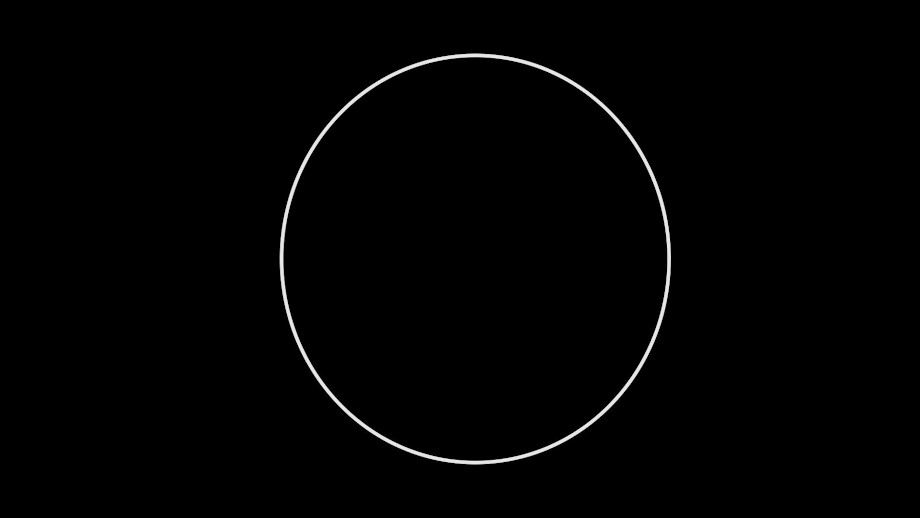
#> input picture python/machine_vision/lab5/lab5_circle.jpg, 920 x 518 px
$ python Lab5_simple.py   (older library calls are emulated)
#> lines starting #> are read from the running program, lines starting #| are printed output that depends on the picture; after the words box and inside, x2 and y2 are one past the last pixel; in counts of white or black regions, pixels touching at a corner belong together; long printed decimals are rounded
import cv2
name_file="lab5_circle"
img1 = cv2.imread(name_file+'.jpg', cv2.IMREAD_GRAYSCALE)
#> img1 is the input picture: shape (518, 920); min 0, max 248, mean 2.3
cv2.imshow("ishodn",img1)

#1-ая часть задания
end_img = cv2.Sobel(img1, cv2.CV_16U , 1, 1 , 0, ksize = 3, scale = 1, delta = 0, borderType=1 )
cv2.imshow(name_file+'_after_Sobel' ,cv2.convertScaleAbs(end_img) )
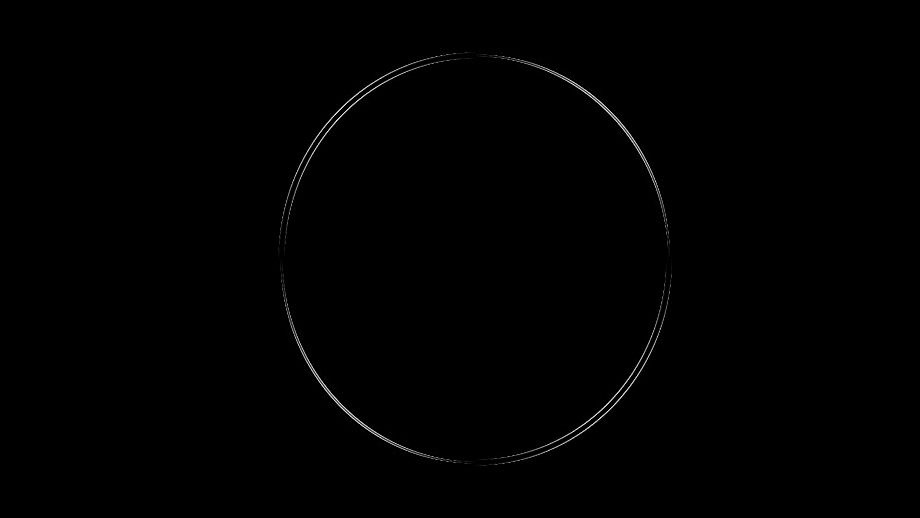
#> window 'lab5_circle_after_Sobel': shape (518, 920); min 0, max 239, mean 0.9
end_img = cv2.Laplacian(img1, cv2.CV_16U , 0, ksize = 3, scale = 1, delta = 0, borderType=1)
cv2.imshow(name_file+'_after_Laplacian' ,cv2.convertScaleAbs(end_img) )
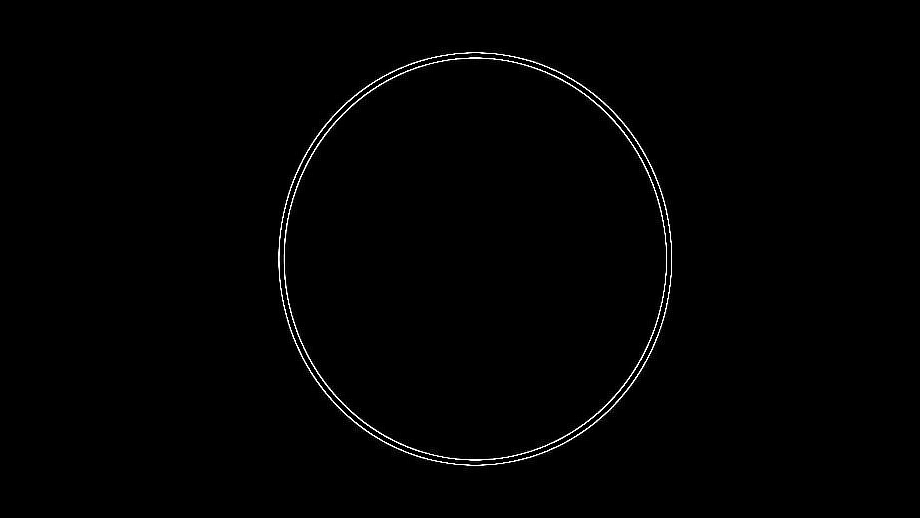
#> window 'lab5_circle_after_Laplacian': shape (518, 920); min 0, max 255, mean 2
end_img = cv2.GaussianBlur(img1, ksize = (3, 3), sigmaX = 0, sigmaY = 0, borderType=1)
cv2.imshow(name_file+'_after_Gaus' ,end_img)
end_img = cv2.Canny(end_img, threshold1 = 100, threshold2 = 255, apertureSize = 3, L2gradient = 1)
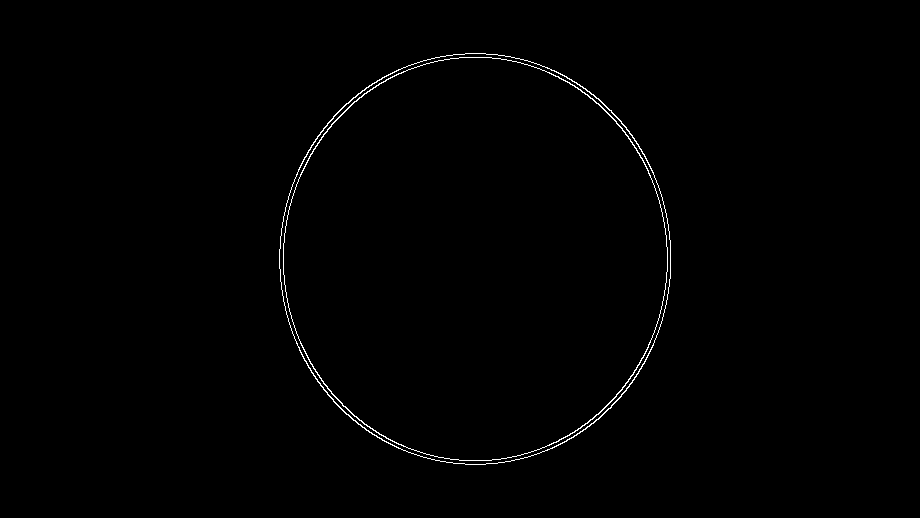
#> end_img: shape (518, 920); 0.61% white in thin lines or dots, all inside (x1, y1, x2, y2) = (279, 53, 671, 465)
cv2.imshow(name_file+'_after_Canny' ,end_img)

#2-ая часть задания
#после обработки детектором Канни
img,contours, hierarchy = cv2.findContours(cv2.convertScaleAbs(end_img), cv2.RETR_TREE,cv2.CHAIN_APPROX_SIMPLE)
#> contours = 4 contours; box (x1, y1, x2, y2) and area: (279, 53, 671, 465) 126413, (279, 53, 671, 465) 126077, (283, 57, 668, 461) 121774, (283, 57, 668, 461) 121438
#вывод количества контуров найденных
print("contours count="+str(len(contours)))
#| contours count=4
print("points count of counturs[0]:"+str(len(contours[0])))
#| points count of counturs[0]:575
#после обработки тресхолдом
end_img = cv2.threshold(img1, 127 ,255,cv2.THRESH_BINARY)
cv2.imshow(name_file+'_after_threshold' ,cv2.convertScaleAbs(end_img[1]) )
img,contours, hierarchy = cv2.findContours(cv2.convertScaleAbs(end_img[1]),cv2.RETR_TREE,cv2.CHAIN_APPROX_SIMPLE)
#> contours = 2 contours; box (x1, y1, x2, y2) and area: (280, 54, 671, 464) 125666, (282, 56, 668, 462) 122184
#вывод количества контуров найденных
print("contours count="+str(len(contours)))
#| contours count=2
print("points count of counturs[0]:"+str(len(contours[0])))
#| points count of counturs[0]:564

#3-я часть
threshold_rings, rings = cv2.threshold(img1, 170, 255, cv2.THRESH_BINARY)
#> rings: shape (518, 920); 0.86% white; 1 white region
img,contours, hierarchy = cv2.findContours(rings, cv2.RETR_TREE, cv2.CHAIN_APPROX_SIMPLE)
#> contours = 2 contours; box (x1, y1, x2, y2) and area: (280, 54, 671, 464) 125414, (282, 56, 668, 462) 122448
outside = contours[0]
#> outside = contour of 571 points, box (x1, y1, x2, y2) (280, 54, 671, 464), area 125414
inside = contours[1]
#> inside = contour of 565 points, box (x1, y1, x2, y2) (282, 56, 668, 462), area 122448
print('Contours Rings =', len(contours))
#| Contours Rings = 2
# рисуем внутреннюю(зеленая) и внешнюю(синяя) окружность
imgc = cv2.imread(name_file+'.jpg')
rings = cv2.drawContours(imgc, contours, 0, (255, 0, 0), 2)
#> rings: shape (518, 920, 3)
rings = cv2.drawContours(rings, contours, 1, (0, 255, 0), 2)
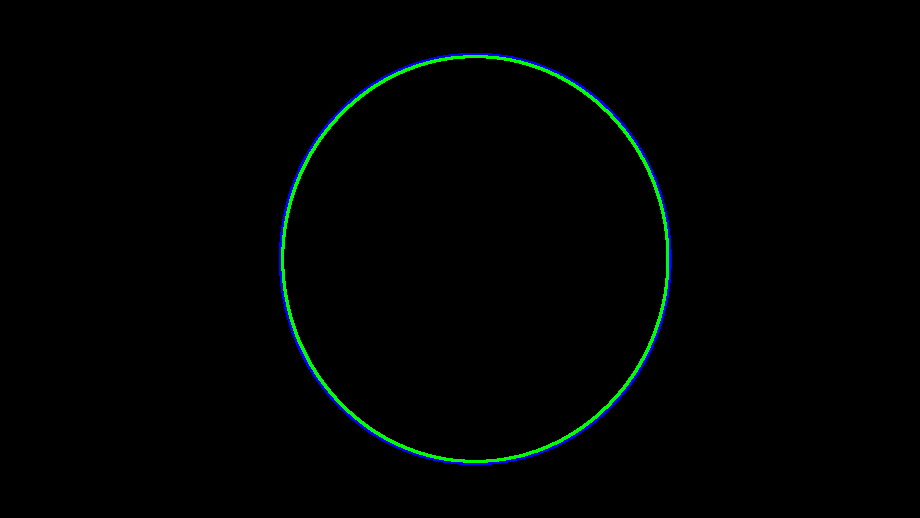
#> rings: shape (518, 920, 3); mean B, G, R 1.6, 2.3, 0
cv2.imshow('rings2', rings)
# Выводим значение длины окружности и ее площадь
print('P inside = ', cv2.arcLength(inside, True))
#| P inside =  1309.952
print('S inside = ', cv2.contourArea(inside))
#| S inside =  122448.5
print('P out = ', cv2.arcLength(outside, True))
#| P out =  1325.024
print('S out = ', cv2.contourArea(outside))
#| S out =  125414.0

x1, y1, w1, h1 = cv2.boundingRect(inside)
#> x1 = 282; y1 = 56; w1 = 386; h1 = 406
x2, y2, w2, h2 = cv2.boundingRect(outside)
#> x2 = 280; y2 = 54; w2 = 391; h2 = 410
# Рисуем ограничивающий внешний и внутренний прямоугольник
imgc = cv2.imread(name_file+'.jpg')
cv2.rectangle(imgc, (x1, y1), (x1+w1, y1+h1), (0, 0, 255), 2)
cv2.rectangle(imgc, (x2, y2), (x2+w2, y2+h2), (0, 255, 255), 2)
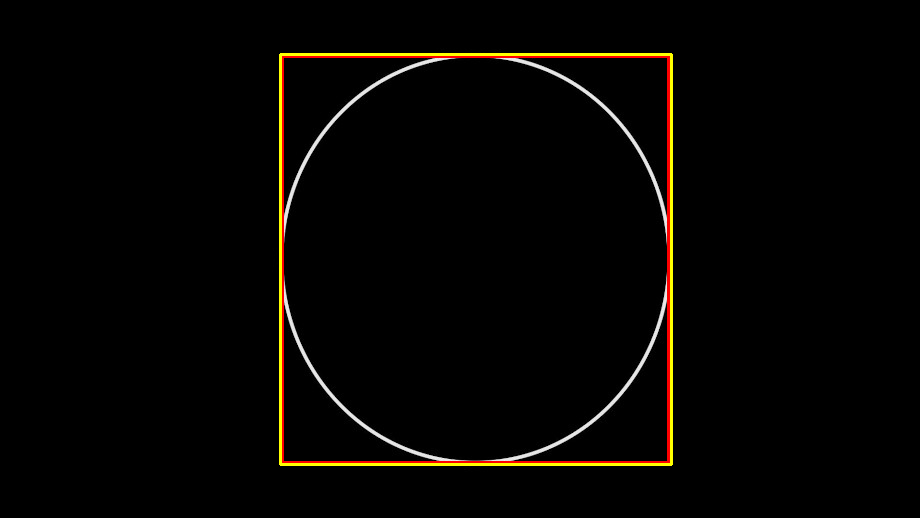
#> imgc: shape (518, 920, 3); mean B, G, R 1.9, 4.4, 6.4
cv2.imshow('rectangle', imgc)
# Рассчитываем площадь ограничивающих прямоугольников
S_in_rectangle = w1*h1
#> S_in_rectangle = 156716
S_out_rectangle = w2*h2
#> S_out_rectangle = 160310
print('S inside rectangle = ', S_in_rectangle)
#| S inside rectangle =  156716
print('S outside rectangle = ', S_out_rectangle)
#| S outside rectangle =  160310

# ------------- ограничивающая окружность ----------------
# Находим координаты центра и радиус ограничивающих окружностей
(x1, y1), r1 = cv2.minEnclosingCircle(inside)
#> x1 = 474.9; y1 = 258.5; r1 = 202.8
(x2, y2), r2 = cv2.minEnclosingCircle(outside)
#> x2 = 475; y2 = 258.5; r2 = 205
# Преобразуем полученные значения в int
center1 = (int(x1), int(y1))
#> center1 = (474, 258)
radius1 = int(r1)
#> radius1 = 202
center2 = (int(x2), int(y2))
#> center2 = (475, 258)
radius2 = int(r2)
#> radius2 = 205
# Рисуем внешнюю(красный) и внутреннюю(желтый) ограничивающие окружности
rings = cv2.imread(name_file+'.jpg')
cv2.circle(rings, center1, radius1, (0, 0, 255), 2)
cv2.circle(rings, center2, radius2, (0, 255, 255), 2)
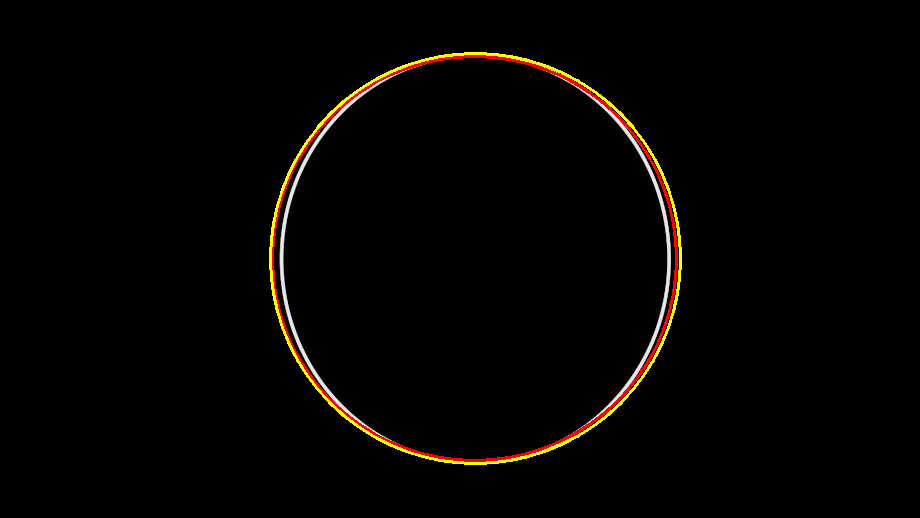
#> rings: shape (518, 920, 3); mean B, G, R 1.5, 3.5, 5.3
cv2.imshow('circle', rings)
cv2.waitKey(0)
# Вычисляем площадь ограничивающих окружностей
S_in_circle = 3.14*(radius1**2)
#> S_in_circle = 128124.6
S_out_circle = 3.14*(radius2**2)
#> S_out_circle = 131958.5
print('S inside circle = ', S_in_circle)
#| S inside circle =  128124.560
print('S outside circle = ', S_out_circle)
#| S outside circle =  131958.5

while 1:
    if cv2.waitKey(100)==27: #esc
#> (key Esc is pressed here)
        break
